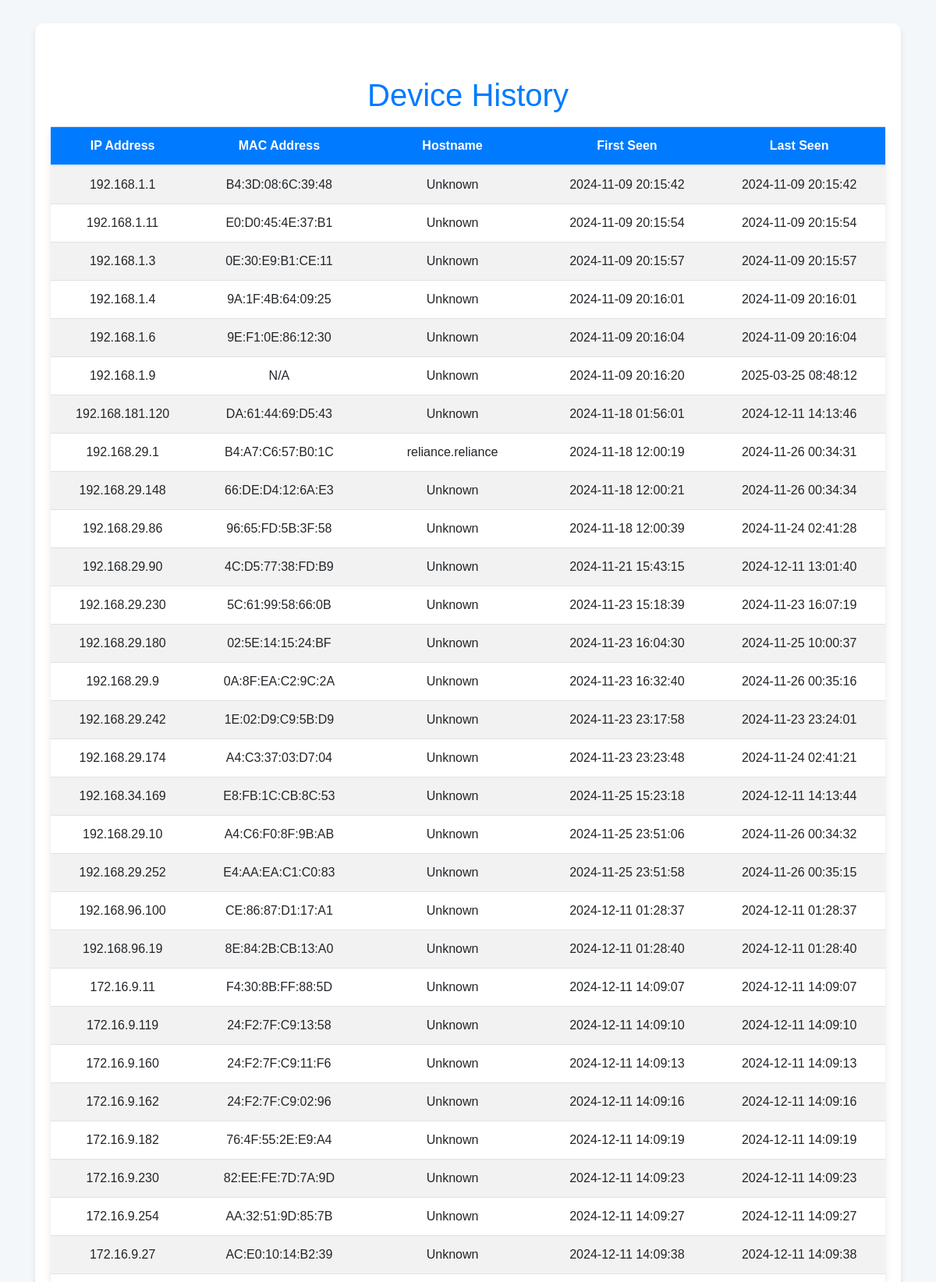
Page /view_devices (upper part) on the committed database.
### tables this page shows
CREATE TABLE devices
                 (ip TEXT, mac TEXT, hostname TEXT, first_seen TEXT, last_seen TEXT,
                 PRIMARY KEY (mac));

### ty.py (the view)
@app.route('/view_devices', methods=['GET'])
def show_stored_devices():
    devices = view_devices()
    if devices:
        return render_template('devices.html', devices=devices)
    else:
        return jsonify({
            "message": "No devices found in the history"
        }), 404

### ty.py (called while the page is built)
def view_devices():
    conn = sqlite3.connect('network_devices.db')
    c = conn.cursor()
    c.execute('SELECT * FROM devices')
    rows = c.fetchall()
    conn.close()
    devices = []
    for row in rows:
        devices.append({
            'ip': row[0],
            'mac': row[1],
            'hostname': row[2],
            'first_seen': row[3],
            'last_seen': row[4]
        })
    return devices

### templates/devices.html (shortened to what this page needs)
<!DOCTYPE html>
<html lang="en">
<head>
    <link rel="stylesheet" href="https://stackpath.bootstrapcdn.com/bootstrap/4.3.1/css/bootstrap.min.css">
</head>
<body>
    <div class="container">
        <div class="table-container">
            <h1 class="mt-5 text-center">Device History</h1>
            <table class="table table-striped mt-3">
                <thead>
                    <tr>
                        <th>IP Address</th>
                        <th>MAC Address</th>
                        <th>Hostname</th>
                        <th>First Seen</th>
                        <th>Last Seen</th>
                    </tr>
                </thead>
                <tbody>
                    {% if devices %}
                        {% for device in devices %}
                        <tr>
                            <td>{{ device.ip }}</td>
                            <td>{{ device.mac }}</td>
                            <td>{{ device.hostname }}</td>
                            <td>{{ device.first_seen }}</td>
                            <td>{{ device.last_seen }}</td>
                        </tr>
                        {% endfor %}
                    {% else %}
                        <tr>
                            <td colspan="5" class="no-devices">No devices found in history</td>
                        </tr>
                    {% endif %}
                </tbody>
            </table>
        </div>
    </div>
</body>
</html>

### templates/devices.html (style rules this page uses)
body { background-color: #f4f7fa; font-family: 'Arial', sans-serif; }
h1 { color: #007bff; }
.table { background-color: white; border-radius: 8px; box-shadow: 0 4px 8px rgba(0, 0, 0, 0.1); }
thead { background-color: #007bff; color: white; }
th, td { text-align: center; padding: 12px; }
tbody tr { transition: background-color 0.3s ease; }
.table-container { background-color: #ffffff; padding: 20px; border-radius: 10px; box-shadow: 0 4px 6px rgba(0, 0, 0, 0.1); margin-top: 30px; }

### rows in the picture
devices: ip "192.168.1.1", mac "B4:3D:08:6C:39:48", hostname "Unknown", first_seen "2024-11-09 20:15:42", last_seen "2024-11-09 20:15:42"
devices: ip "192.168.1.11", mac "E0:D0:45:4E:37:B1", hostname "Unknown", first_seen "2024-11-09 20:15:54", last_seen "2024-11-09 20:15:54"
devices: ip "192.168.1.3", mac "0E:30:E9:B1:CE:11", hostname "Unknown", first_seen "2024-11-09 20:15:57", last_seen "2024-11-09 20:15:57"
devices: ip "192.168.1.4", mac "9A:1F:4B:64:09:25", hostname "Unknown", first_seen "2024-11-09 20:16:01", last_seen "2024-11-09 20:16:01"
devices: ip "192.168.1.6", mac "9E:F1:0E:86:12:30", hostname "Unknown", first_seen "2024-11-09 20:16:04", last_seen "2024-11-09 20:16:04"
devices: ip "192.168.1.9", mac "N/A", hostname "Unknown", first_seen "2024-11-09 20:16:20", last_seen "2025-03-25 08:48:12"
devices: ip "192.168.181.120", mac "DA:61:44:69:D5:43", hostname "Unknown", first_seen "2024-11-18 01:56:01", last_seen "2024-12-11 14:13:46"
devices: ip "192.168.29.1", mac "B4:A7:C6:57:B0:1C", hostname "reliance.reliance", first_seen "2024-11-18 12:00:19", last_seen "2024-11-26 00:34:31"
devices: ip "192.168.29.148", mac "66:DE:D4:12:6A:E3", hostname "Unknown", first_seen "2024-11-18 12:00:21", last_seen "2024-11-26 00:34:34"
devices: ip "192.168.29.86", mac "96:65:FD:5B:3F:58", hostname "Unknown", first_seen "2024-11-18 12:00:39", last_seen "2024-11-24 02:41:28"
devices: ip "192.168.29.90", mac "4C:D5:77:38:FD:B9", hostname "Unknown", first_seen "2024-11-21 15:43:15", last_seen "2024-12-11 13:01:40"
devices: ip "192.168.29.230", mac "5C:61:99:58:66:0B", hostname "Unknown", first_seen "2024-11-23 15:18:39", last_seen "2024-11-23 16:07:19"
devices: ip "192.168.29.180", mac "02:5E:14:15:24:BF", hostname "Unknown", first_seen "2024-11-23 16:04:30", last_seen "2024-11-25 10:00:37"
devices: ip "192.168.29.9", mac "0A:8F:EA:C2:9C:2A", hostname "Unknown", first_seen "2024-11-23 16:32:40", last_seen "2024-11-26 00:35:16"
devices: ip "192.168.29.242", mac "1E:02:D9:C9:5B:D9", hostname "Unknown", first_seen "2024-11-23 23:17:58", last_seen "2024-11-23 23:24:01"
devices: ip "192.168.29.174", mac "A4:C3:37:03:D7:04", hostname "Unknown", first_seen "2024-11-23 23:23:48", last_seen "2024-11-24 02:41:21"
devices: ip "192.168.34.169", mac "E8:FB:1C:CB:8C:53", hostname "Unknown", first_seen "2024-11-25 15:23:18", last_seen "2024-12-11 14:13:44"
devices: ip "192.168.29.10", mac "A4:C6:F0:8F:9B:AB", hostname "Unknown", first_seen "2024-11-25 23:51:06", last_seen "2024-11-26 00:34:32"
devices: ip "192.168.29.252", mac "E4:AA:EA:C1:C0:83", hostname "Unknown", first_seen "2024-11-25 23:51:58", last_seen "2024-11-26 00:35:15"
devices: ip "192.168.96.100", mac "CE:86:87:D1:17:A1", hostname "Unknown", first_seen "2024-12-11 01:28:37", last_seen "2024-12-11 01:28:37"
devices: ip "192.168.96.19", mac "8E:84:2B:CB:13:A0", hostname "Unknown", first_seen "2024-12-11 01:28:40", last_seen "2024-12-11 01:28:40"
devices: ip "172.16.9.11", mac "F4:30:8B:FF:88:5D", hostname "Unknown", first_seen "2024-12-11 14:09:07", last_seen "2024-12-11 14:09:07"
devices: ip "172.16.9.119", mac "24:F2:7F:C9:13:58", hostname "Unknown", first_seen "2024-12-11 14:09:10", last_seen "2024-12-11 14:09:10"
devices: ip "172.16.9.160", mac "24:F2:7F:C9:11:F6", hostname "Unknown", first_seen "2024-12-11 14:09:13", last_seen "2024-12-11 14:09:13"
devices: ip "172.16.9.162", mac "24:F2:7F:C9:02:96", hostname "Unknown", first_seen "2024-12-11 14:09:16", last_seen "2024-12-11 14:09:16"
devices: ip "172.16.9.182", mac "76:4F:55:2E:E9:A4", hostname "Unknown", first_seen "2024-12-11 14:09:19", last_seen "2024-12-11 14:09:19"
devices: ip "172.16.9.230", mac "82:EE:FE:7D:7A:9D", hostname "Unknown", first_seen "2024-12-11 14:09:23", last_seen "2024-12-11 14:09:23"
devices: ip "172.16.9.254", mac "AA:32:51:9D:85:7B", hostname "Unknown", first_seen "2024-12-11 14:09:27", last_seen "2024-12-11 14:09:27"
devices: ip "172.16.9.27", mac "AC:E0:10:14:B2:39", hostname "Unknown", first_seen "2024-12-11 14:09:38", last_seen "2024-12-11 14:09:38"
